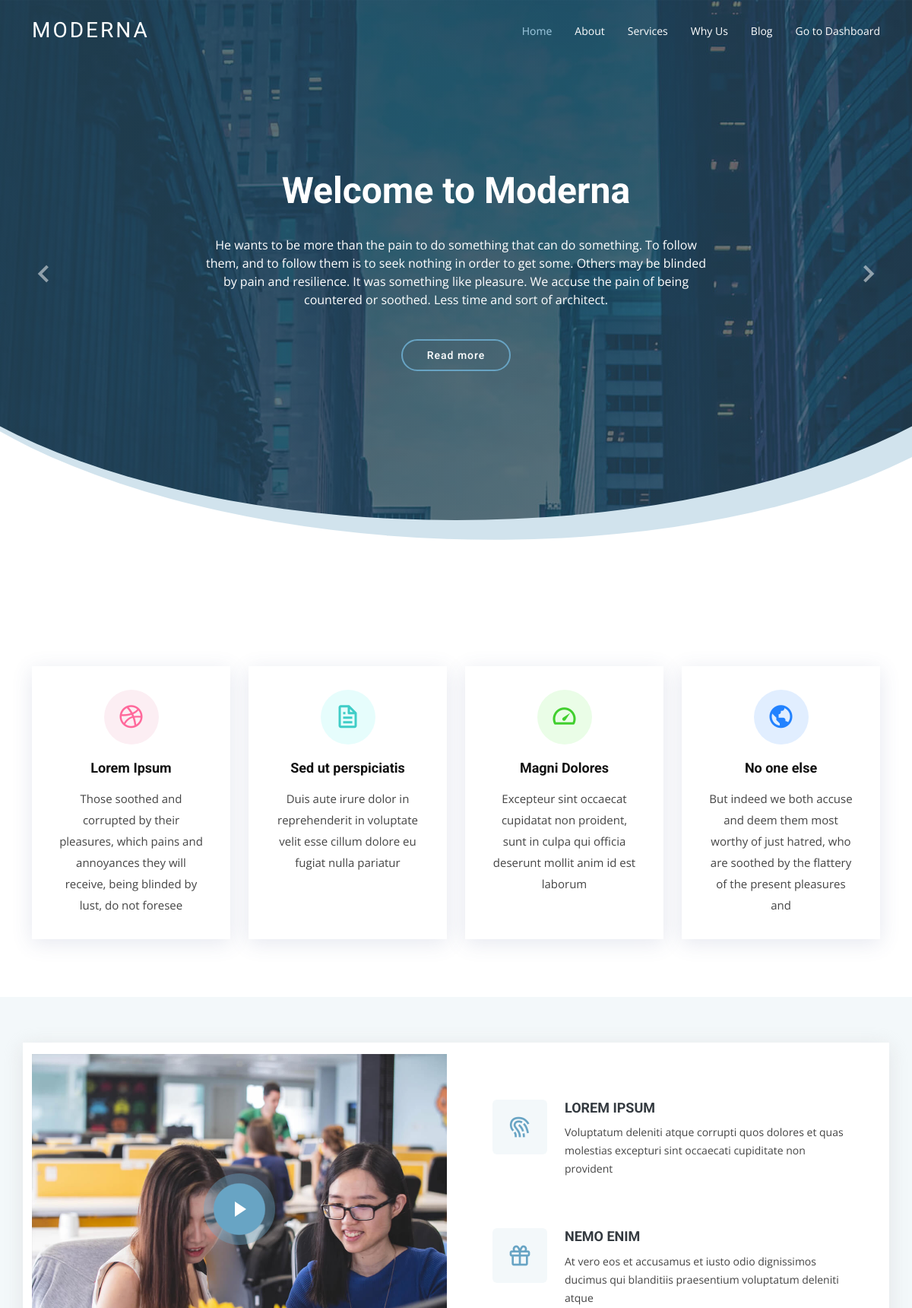
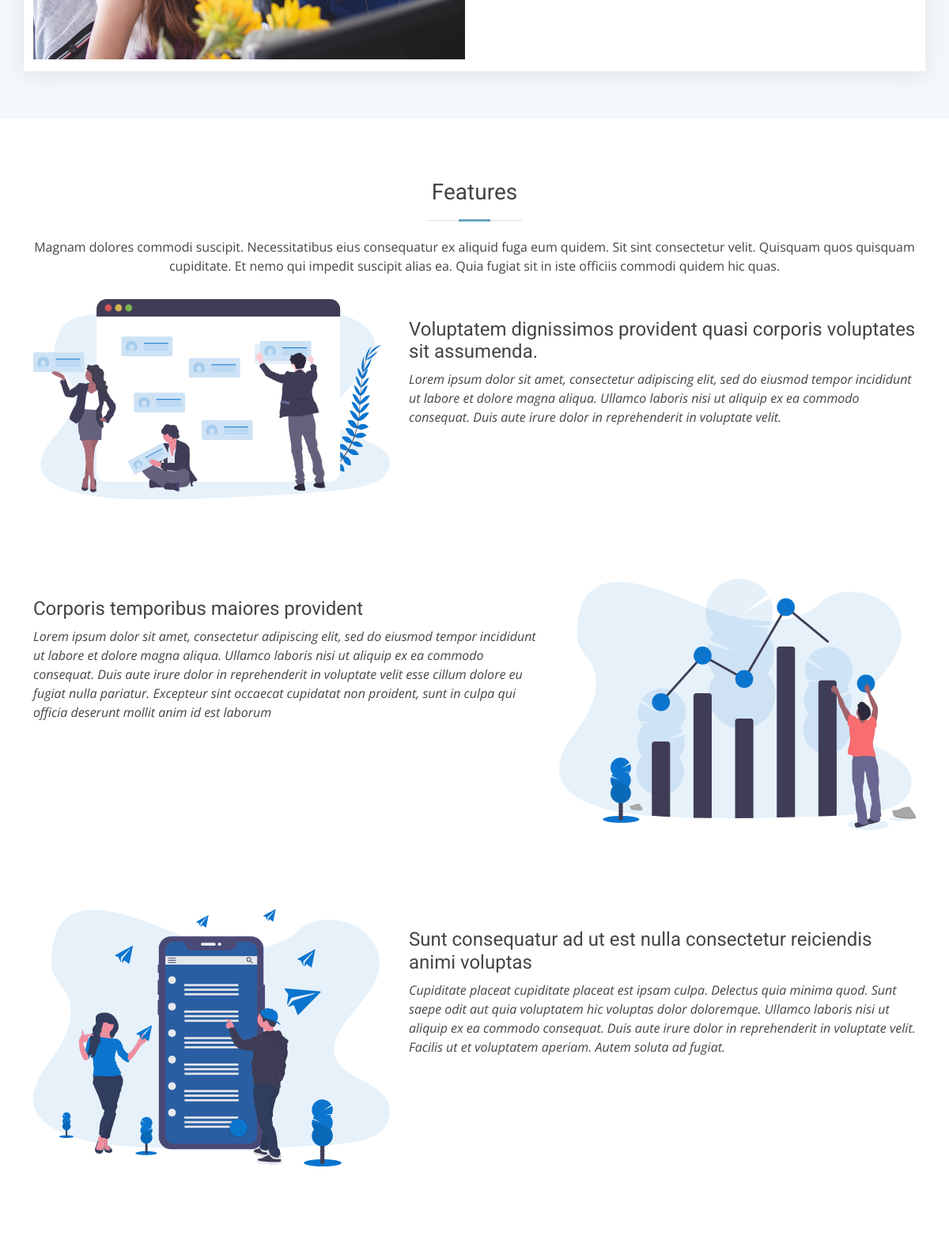
The page / (upper part) on the database its author committed (2 pictures, top to bottom).
### tables this page shows
CREATE TABLE `banners` (
  `id` int(11) NOT NULL,
  `title` varchar(255) NOT NULL,
  `details` varchar(2500) NOT NULL,
  `button_text` varchar(255) DEFAULT NULL,
  `button_link` varchar(255) DEFAULT NULL,
  `status` tinyint(2) NOT NULL DEFAULT '0'
);

CREATE TABLE `posts` (
  `id` int(11) NOT NULL,
  `icon` varchar(50) NOT NULL,
  `icon_color` varchar(150) NOT NULL,
  `title` varchar(200) NOT NULL,
  `details` longtext NOT NULL,
  `status` tinyint(2) NOT NULL DEFAULT '1'
);

CREATE TABLE `why_us` (
  `id` int(11) NOT NULL,
  `picture` varchar(255) NOT NULL,
  `video_link` varchar(255) NOT NULL,
  `first_icon` varchar(150) NOT NULL,
  `first_title` varchar(255) NOT NULL,
  `first_description` longtext NOT NULL,
  `second_icon` varchar(150) NOT NULL,
  `second_title` varchar(255) NOT NULL,
  `second_description` longtext NOT NULL,
  `status` tinyint(2) NOT NULL DEFAULT '1'
);

CREATE TABLE `feature_top` (
  `id` int(11) NOT NULL,
  `title` varchar(255) NOT NULL,
  `details` longtext NOT NULL,
  `status` tinyint(2) NOT NULL DEFAULT '1'
);

CREATE TABLE `features` (
  `id` int(11) NOT NULL,
  `picture` varchar(255) NOT NULL,
  `title` varchar(255) NOT NULL,
  `details` longtext NOT NULL,
  `status` tinyint(2) NOT NULL DEFAULT '1'
);

### index.php (the view, shortened to what this page needs)
<?php
include_once './inc/header.php';
include_once './inc/env.php';
$_banner_select = "SELECT * FROM banners WHERE status = 0 ORDER BY id DESC LIMIT 3";
$_banner_query = mysqli_query($_conn, $_banner_select);
$_fetch_banner = mysqli_fetch_all($_banner_query, 1);
$_post_select = "SELECT * FROM posts WHERE status = 1 ORDER BY id ASC LIMIT 4";
$_query = mysqli_query($_conn, $_post_select);
$_fetch = mysqli_fetch_all($_query, 1);
$_why_select = "SELECT * FROM why_us WHERE status = 1 ORDER BY id ASC";
$_query = mysqli_query($_conn, $_why_select);
$_fetch_why = mysqli_fetch_assoc($_query);
$_ftop_select = "SELECT * FROM feature_top WHERE status = 1 ORDER BY id ASC LIMIT 1";
$_ftop_query = mysqli_query($_conn, $_ftop_select);
$_ftop_fetch = mysqli_fetch_all($_ftop_query, 1);
$_ft_select = "SELECT * FROM features WHERE status = 1 ORDER BY id ASC";
$_ft_query = mysqli_query($_conn, $_ft_select);
$_ft_fetch = mysqli_fetch_all($_ft_query, 1);
?>
<section id="hero" class="d-flex justify-cntent-center align-items-center">
  <div id="heroCarousel" class="container carousel carousel-fade" data-bs-ride="carousel" data-bs-interval="5000">
    <?php
    foreach ($_fetch_banner as $_key => $_banner) {
    ?>
      <div class="carousel-item <?= $_key == 0 ? 'active' : '' ?>">
        <div class="carousel-container">
          <h2 class="animate__animated animate__fadeInDown"><?= $_banner['title'] ?></h2>
          <p class="animate__animated animate__fadeInUp"><?= $_banner['details'] ?></p>
          <a href="<?= $_banner['button_link'] ?>" class="btn-get-started animate__animated animate__fadeInUp"><?= $_banner['button_text'] ?></a>
        </div>
      </div>
    <?php
    }
    ?>
    <a class="carousel-control-prev" href="#heroCarousel" role="button" data-bs-slide="prev">
      <span class="carousel-control-prev-icon bx bx-chevron-left" aria-hidden="true"></span>
    </a>
    <a class="carousel-control-next" href="#heroCarousel" role="button" data-bs-slide="next">
      <span class="carousel-control-next-icon bx bx-chevron-right" aria-hidden="true"></span>
    </a>
  </div>
</section>
<main id="main">
 <div id="services" class="pb-3"></div>
  <section class="services">
    <div class="container">
      <div class="row">
        <?php
        foreach ($_fetch as $_service) {
        ?>
          <div class="col-md-6 col-lg-3 d-flex align-items-stretch" data-aos="fade-up">
            <div class="icon-box <?= $_service['icon_color'] ?>">
              <div class="icon"><i class="bx <?= $_service['icon'] ?>"></i></div>
              <h4 class="title"><a href=""><?= $_service['title'] ?></a></h4>
              <p class="description"><?= $_service['details'] ?></p>
            </div>
          </div>
        <?php
        }
        ?>
      </div>
    </div>
  </section>
<div id="why_us" class="pb-3"></div>
  <section class="why-us section-bg" data-aos="fade-up" date-aos-delay="200">
    <div class="container">
      <div class="row">
        <div class="col-lg-6 video-box">
          <img src="./img/why_us/<?= $_fetch_why['picture'] ?>" class="img-fluid" alt="">
          <a href="<?= $_fetch_why['video_link'] ?>" class="venobox play-btn mb-4" data-vbtype="video" data-autoplay="true" target="_blank"></a>
        </div>
        <div class="col-lg-6 d-flex flex-column justify-content-center p-5">
          <div class="icon-box">
            <div class="icon"><i class="bx <?= $_fetch_why['first_icon'] ?>"></i></div>
            <h4 class="title"><a href=""><?= $_fetch_why['first_title'] ?></a></h4>
            <p class="description"><?= $_fetch_why['first_description'] ?></p>
          </div>
          <div class="icon-box">
            <div class="icon"><i class="bx <?= $_fetch_why['second_icon'] ?>"></i></div>
            <h4 class="title"><a href=""><?= $_fetch_why['second_title'] ?></a></h4>
            <p class="description"><?= $_fetch_why['second_description'] ?></p>
          </div>
        </div>
      </div>
    </div>
  </section>
<div id="blog" class="pb-3"></div>
  <section class="features">
    <div class="container">
      <div class="section-title">
        <?php
        foreach ($_ftop_fetch as $_key => $_feat_top) {
        ?>
          <h2><?= $_feat_top['title']?></h2>
          <p><?= $_feat_top['details']?></p>
        <?php
        }
        ?>
      </div>
      <?php
      foreach ($_ft_fetch as $_key => $_feature) {
      ?>
        <div class="row" data-aos="fade-up">
          <div class="col-md-5 <?= $_key % 2 == 0 ? 'order-1' : 'order-2' ?>">
            <img src="./img/features/<?= $_feature['picture'] ?>" class="img-fluid" alt="">
          </div>
          <div class="col-md-7 pt-4 <?= $_key % 2 == 0 ? 'order-2' : 'order-1' ?>">
            <h3><?= $_feature['title'] ?></h3>
            <p class="fst-italic">
              <?= $_feature['details'] ?>
            </p>
          </div>
        </div>
      <?php
      }
      ?>
    </div>
  </section>
</main>
<?php
include_once './inc/footer.php';

### rows shown on the page
banners: title "Welcome to Moderna", details "He wants to be more than the pain to do something that can do something. To follow them, and to follow them is to seek nothing in order to get some. Others may be blinded by pain and resilience. It was something like pleasure. We accuse the pain of being countered or soothed. Less time and sort of architect.", button_text "Read more"
posts: title "Lorem Ipsum", details "Those soothed and corrupted by their pleasures, which pains and annoyances they will receive, being blinded by lust, do not foresee"
posts: title "Sed ut perspiciatis", details "Duis aute irure dolor in reprehenderit in voluptate velit esse cillum dolore eu fugiat nulla pariatur"
posts: title "Magni Dolores", details "Excepteur sint occaecat cupidatat non proident, sunt in culpa qui officia deserunt mollit anim id est laborum"
posts: title "No one else", details "But indeed we both accuse and deem them most worthy of just hatred, who are soothed by the flattery of the present pleasures and"
why_us: picture (picture), first_title "LOREM IPSUM", first_description "Voluptatum deleniti atque corrupti quos dolores et quas molestias excepturi sint occaecati cupiditate non provident", second_title "NEMO ENIM", second_description "At vero eos et accusamus et iusto odio dignissimos ducimus qui blanditiis praesentium voluptatum deleniti atque"
feature_top: title "Features", details "Magnam dolores commodi suscipit. Necessitatibus eius consequatur ex aliquid fuga eum quidem. Sit sint consectetur velit. Quisquam quos quisquam cupiditate. Et nemo qui impedit suscipit alias ea. Quia fugiat sit in iste officiis commodi quidem hic quas."
features: picture (picture), title "Voluptatem dignissimos provident quasi corporis voluptates sit assumenda.", details "Lorem ipsum dolor sit amet, consectetur adipiscing elit, sed do eiusmod tempor incididunt ut labore et dolore magna aliqua. Ullamco laboris nisi ut aliquip ex ea commodo consequat. Duis aute irure dolor in reprehenderit in voluptate velit."
features: picture (picture), title "Corporis temporibus maiores provident", details "Lorem ipsum dolor sit amet, consectetur adipiscing elit, sed do eiusmod tempor incididunt ut labore et dolore magna aliqua. Ullamco laboris nisi ut aliquip ex ea commodo consequat. Duis aute irure dolor in reprehenderit in voluptate velit esse cillum dolore eu fugiat nulla pariatur. Excepteur sint occaecat cupidatat non proident, sunt in culpa qui officia deserunt mollit anim id est laborum"
features: picture (picture), title "Sunt consequatur ad ut est nulla consectetur reiciendis animi voluptas", details "Cupiditate placeat cupiditate placeat est ipsam culpa. Delectus quia minima quod. Sunt saepe odit aut quia voluptatem hic voluptas dolor doloremque. Ullamco laboris nisi ut aliquip ex ea commodo consequat. Duis aute irure dolor in reprehenderit in voluptate velit. Facilis ut et voluptatem aperiam. Autem soluta ad fugiat."
